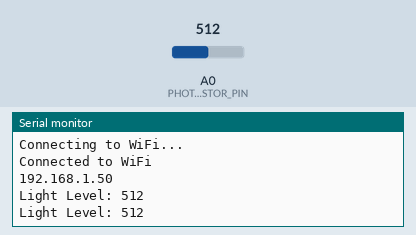
Bench run of a sketch on a simulated ESP8266 (NodeMCU). Shown: the last lines printed to the serial monitor. Inputs (shaded band) come from the test bench; at power-on: A0 (PHOTO_RESISTOR_PIN) = 512. WiFi joins after 1.5 s; servers stay silent unless stated.

Above: at 3.2 s.
3.3 s: A0 (PHOTO_RESISTOR_PIN) set to 490
At 4.6 s:
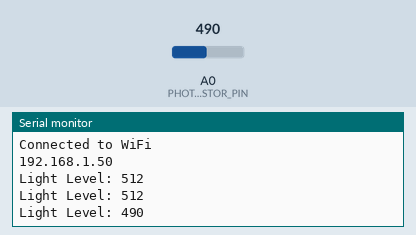
4.8 s: A0 (PHOTO_RESISTOR_PIN) set to 510
At 5.3 s:
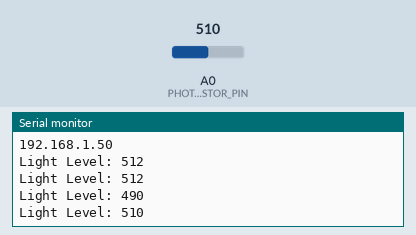
Timing chart, 0 to 7.8 s (numbered marks = the images above; inputs shaded):
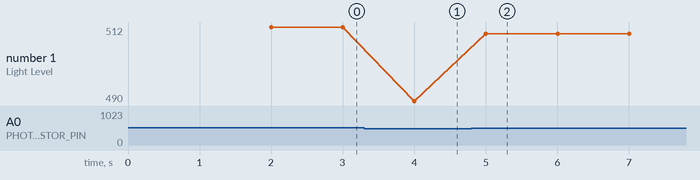

The sketch:

node_mcu_and_ldr.ino
```cpp
#include <ESP8266WiFi.h>                          // importing the basic ESP8266 library.
#include <WiFiClient.h>                           // importing Wi-Fi library
#include <ESP8266WebServer.h>                     // importing the ESP8266 library used for connecting to server.
ESP8266WebServer server(80);
const int PHOTO_RESISTOR_PIN = A0;                // setting the photoresistor input pin
const int THRESHOLD = 500;
void setup()
{
  Serial.begin(115200);                           // setting the baud rate.
  pinMode(PHOTO_RESISTOR_PIN, INPUT);             // taking input from photoresistor.
  WiFi.mode(WIFI_STA);
  WiFi.begin("OnePlus 9RT 5G", "mypassword");     // initiating the Wi-Fi setup.
  while (WiFi.status() != WL_CONNECTED)
  {
    delay(1000);
    Serial.println("Connecting to WiFi...");
  }
  Serial.println("Connected to WiFi");
  Serial.println(WiFi.localIP());
  server.begin();                                 // initialized the communication from device to server.
}
void loop()
{
  int lightLevel = analogRead(PHOTO_RESISTOR_PIN);              // taking analog input of the light intensity level from the sensor.
  Serial.print("Light Level: ");
  Serial.println(lightLevel);                                   // printing the value of light level.
  if (lightLevel < THRESHOLD)                                   // checking the condition that whether the level of light is less than threshold or not.
    server.send(200, "text/html", "<h1>Lab is Open</h1>");      // sending data to the server that lab is open.
  else
    server.send(200, "text/html", "<h1>Lab is Closed</h1>");    // sending data to the server that lab is closed.

  server.handleClient();                                        // used to process incoming HTTP connections, handles them, send responses, exits and then repeats them.
  delay(1000);
}

//void handleRoot() {
//  server.send(200, "text/html", "<h1>Lab is Closed</h1>");
//}


// delay() = It is used for pausing the program for a specific amount of time in milliseconds before going to next part of program.
// Serial.println(); = used for printing and displaying value in Serial Monitor.
```

Measured:
- after the input at 3.3 s, the serial monitor: prints a new line after 0.70 s (image 1)
- after the input at 4.8 s, the serial monitor: prints a new line after 0.20 s (image 2)
- plotted number 1: 512 → 490 after the input at 3.3 s, 490 → 510 after the input at 4.8 s
